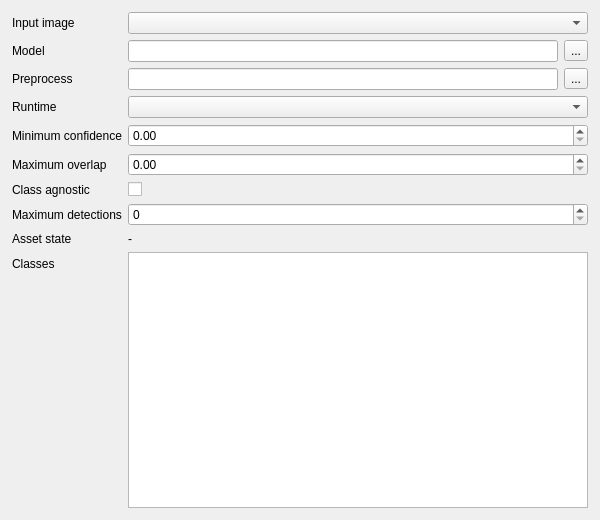
<?xml version="1.0" encoding="UTF-8"?>
<ui version="4.0">
 <class>HObjectDetectionWdg</class>
 <widget class="QWidget" name="HObjectDetectionWdg">
  <property name="geometry"><rect><x>0</x><y>0</y><width>600</width><height>520</height></rect></property>
  <property name="windowTitle"><string>Object detection</string></property>
  <layout class="QVBoxLayout" name="verticalLayout">
   <property name="leftMargin"><number>12</number></property>
   <property name="topMargin"><number>12</number></property>
   <property name="rightMargin"><number>12</number></property>
   <property name="bottomMargin"><number>12</number></property>
   <item><layout class="QFormLayout" name="formLayout">
    <property name="fieldGrowthPolicy"><enum>QFormLayout::AllNonFixedFieldsGrow</enum></property>
    <item row="0" column="0"><widget class="QLabel" name="lbInputImage"><property name="text"><string>Input image</string></property></widget></item>
    <item row="0" column="1"><widget class="QComboBox" name="cmbInputImage"/></item>
    <item row="1" column="0"><widget class="QLabel" name="lbModel"><property name="text"><string>Model</string></property></widget></item>
    <item row="1" column="1"><layout class="QHBoxLayout" name="modelLayout">
     <item><widget class="QLineEdit" name="letModel"><property name="readOnly"><bool>true</bool></property></widget></item>
     <item><widget class="QToolButton" name="btnModel"><property name="text"><string>...</string></property></widget></item>
    </layout></item>
    <item row="2" column="0"><widget class="QLabel" name="lbPreprocess"><property name="text"><string>Preprocess</string></property></widget></item>
    <item row="2" column="1"><layout class="QHBoxLayout" name="preprocessLayout">
     <item><widget class="QLineEdit" name="letPreprocess"><property name="readOnly"><bool>true</bool></property></widget></item>
     <item><widget class="QToolButton" name="btnPreprocess"><property name="text"><string>...</string></property></widget></item>
    </layout></item>
    <item row="3" column="0"><widget class="QLabel" name="lbRuntime"><property name="text"><string>Runtime</string></property></widget></item>
    <item row="3" column="1"><widget class="QComboBox" name="cmbRuntime"/></item>
    <item row="4" column="0"><widget class="QLabel" name="lbMinConfidence"><property name="text"><string>Minimum confidence</string></property></widget></item>
    <item row="4" column="1"><widget class="QDoubleSpinBox" name="dsbMinConfidence"/></item>
    <item row="5" column="0"><widget class="QLabel" name="lbMaxOverlap"><property name="text"><string>Maximum overlap</string></property></widget></item>
    <item row="5" column="1"><widget class="QDoubleSpinBox" name="dsbMaxOverlap"/></item>
    <item row="6" column="0"><widget class="QLabel" name="lbClassAgnostic"><property name="text"><string>Class agnostic</string></property></widget></item>
    <item row="6" column="1"><widget class="QCheckBox" name="chbClassAgnostic"><property name="text"><string/></property></widget></item>
    <item row="7" column="0"><widget class="QLabel" name="lbMaxDetections"><property name="text"><string>Maximum detections</string></property></widget></item>
    <item row="7" column="1"><widget class="QSpinBox" name="spbMaxDetections"/></item>
    <item row="8" column="0"><widget class="QLabel" name="lbAssetState"><property name="text"><string>Asset state</string></property></widget></item>
    <item row="8" column="1"><widget class="QLabel" name="lbAssetStateVal"><property name="text"><string>-</string></property><property name="wordWrap"><bool>true</bool></property></widget></item>
    <item row="9" column="0"><widget class="QLabel" name="lbClasses"><property name="text"><string>Classes</string></property></widget></item>
    <item row="9" column="1"><widget class="QPlainTextEdit" name="ptxClasses"><property name="readOnly"><bool>true</bool></property><property name="maximumBlockCount"><number>256</number></property></widget></item>
   </layout></item>
  </layout>
 </widget>
 <resources/>
 <connections/>
</ui>
